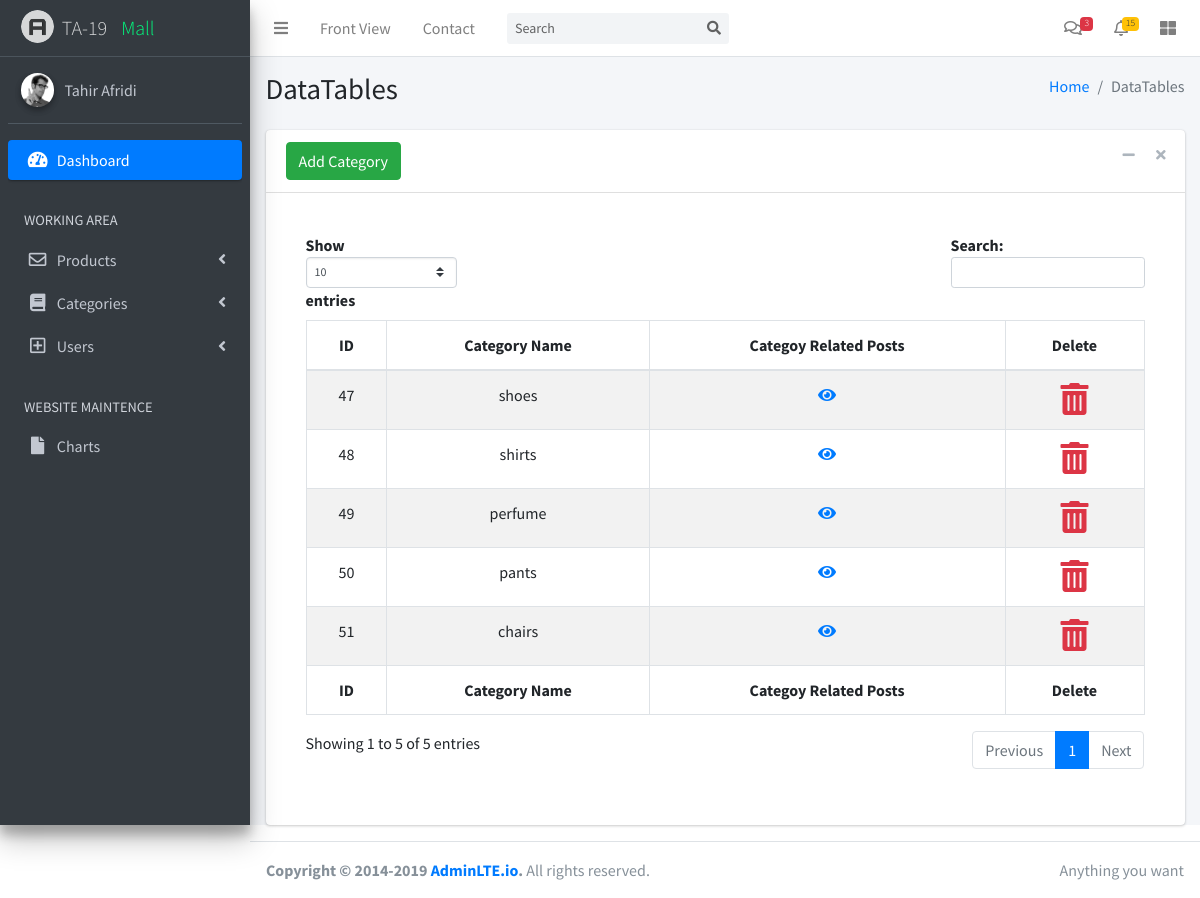
Screenshot of /admin/category.php with the database file from the repository.
### tables this page shows
CREATE TABLE `category` (
  `cat_id` int(11) NOT NULL,
  `cat_name` varchar(255) NOT NULL
);

### admin/include/category/list_category.php (the view, shortened to what this page needs)
<?php include "./include/admin_db_connection.php"; ?>
    <div class="content-wrapper">
       <section class="content-header">
        <div class="container-fluid">
          <div class="row mb-2">
            <div class="col-sm-6">
              <h1>DataTables</h1>
            </div>
            <div class="col-sm-6">
              <ol class="breadcrumb float-sm-right">
                <li class="breadcrumb-item"><a href="#">Home</a></li>
                <li class="breadcrumb-item active">DataTables</li>
              </ol>
            </div>
          </div>
        </div>
      </section>
    <section class="content">
        <div class="container-fluid">
          <div class="card card-default">
             <div class="card-header">
             <a href="./category.php?source=add_category" class="btn btn-success">Add Category</a>
              <div class="card-tools">
                <button type="button" class="btn btn-tool" data-card-widget="collapse"><i class="fas fa-minus"></i></button>
                <button type="button" class="btn btn-tool" data-card-widget="remove"><i class="fas fa-times"></i></button>
              </div>
            </div>
            <div class="card-body">
              <div class="row">
                <div class="col-md-12">
                <div class="card-body">
                  <table id="example1" class="table table-bordered table-striped">
                    <thead>
                    <tr>
                      <th class="text-center">ID </th>
                      <th class="text-center">Category Name</th>
                      <th class="text-center">Categoy Related Posts</th>
                      <th class="text-center">Delete</th>
                    </tr>
                    </thead>
                    <tbody>
                    <?php
                    $query = "SELECT  *  FROM category";
                    $select_post = mysqli_query($conn,$query);
                    while($row = mysqli_fetch_assoc($select_post)){
                      $id = $row['cat_id'];
                      $cat_name = $row['cat_name'];
                   ?>
                      <tr>
                      <td  class='text-center'><?php  echo  $id ?> </td>
                      <td  class='text-center'><?php   echo $cat_name ?></td>
                     <?php echo "<td  class='text-center'> <a href='../category_related_posts.php?id=$id&cat_name=$cat_name'><i class='fas fa-eye'></a></i></td>" ?>
                      <td  class='text-center'><a href='./include/delete.php?cat_id=<?php echo $id ?>' onclick="return confirm('Are you sure you want to search Google?')"><i class='fas fa-trash-alt fa-2x text-danger'></i></a></td>
                     <?php } ?>
                    </tbody>
                    <tfoot>
                    <tr>
                      <th class="text-center">ID </th>
                      <th class="text-center">Category Name</th>
                      <th class="text-center">Categoy Related Posts</th>
                      <th class="text-center">Delete</th>
                    </tr>
                    </tfoot>
                  </table>
                </div>
                    </div>
              </div>
            </div>
          </div>
         </div>
      </section>
    </div>
  </div>

### rows the page displays
category: cat_id "47", cat_name "shoes"
category: cat_id "48", cat_name "shirts"
category: cat_id "49", cat_name "perfume"
category: cat_id "50", cat_name "pants"
category: cat_id "51", cat_name "chairs"
